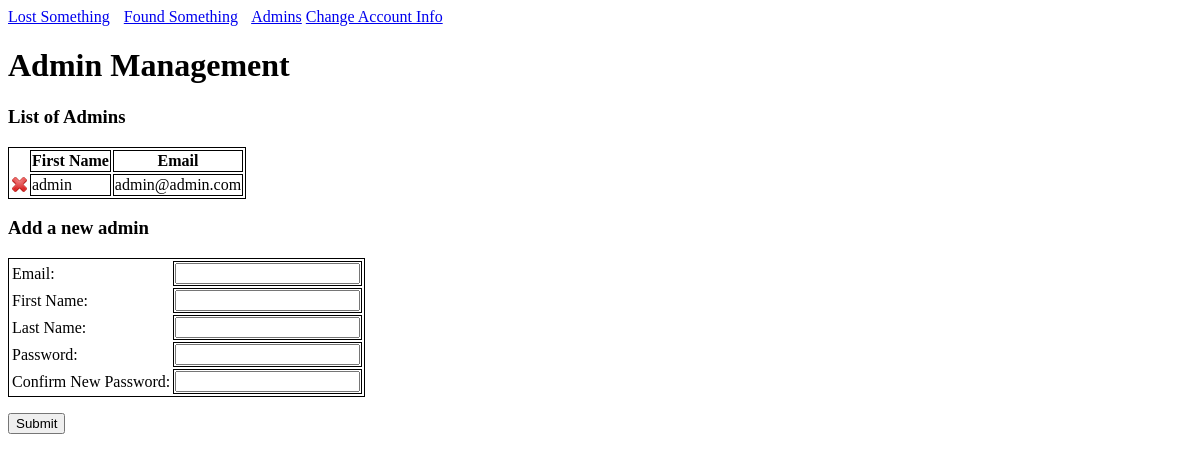
The app's page /adminManagement.php, older data.
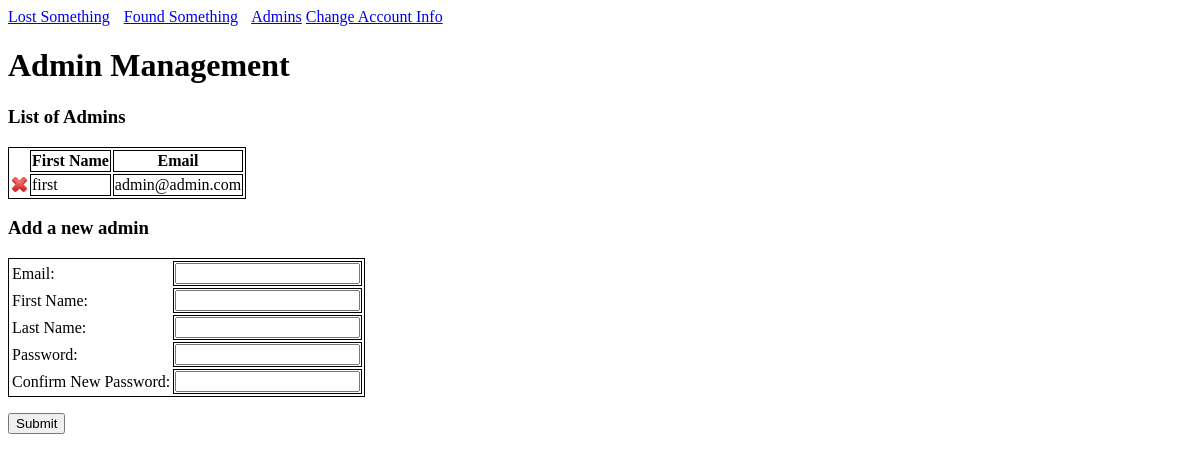
The same page, newer data.
### tables this page shows
CREATE TABLE IF NOT EXISTS users(
	user_id INT UNSIGNED AUTO_INCREMENT,
	first_name VARCHAR(20) NOT NULL,
	last_name VARCHAR(20) NOT NULL,
	email VARCHAR(60) NOT NULL UNIQUE,
	pass VARCHAR(60000) NOT NULL,
	reg_date DATETIME NOT NULL,
	PRIMARY KEY (user_id)
);

### adminManagement.php (the view, shortened to what this page needs)
<!DOCTYPE html>
<html>
<head>
</head>
<body>
<a href='./lost.php' style='margin-right:10px'>Lost Something</a>
<a href='./found.php' style='margin-right:10px'>Found Something</a>
<a href='./admin.php'>Admins</a>
<a href='./accountChanges.php'>Change Account Info</a>
<h1>Admin Management</h1>
<?php
require( 'includes/connect_db.php' ) ;
$query = 'SELECT user_id, first_name, email FROM users ORDER BY user_id DESC' ;
$results = mysqli_query($dbc, $query) ;
if( $results )
{
  echo '<h3>List of Admins</h3>' ;
  echo '<TABLE class="list">';
  echo '<TR>';
  echo '<TH class="none"></TH>' ;
  echo '<TH>First Name</TH>';
  echo '<TH>Email</TH>';
  echo '</TR>';
  while ( $row = mysqli_fetch_array( $results , MYSQLI_ASSOC ) )
  {
	$id = $row['user_id'] ;
    echo '<TR>' ;
	echo '<TD class = "none"> <form action="adminManagement.php" method="POST"> <input type="hidden" name="remove" value = "' . $id . '"> <input type="submit" value = "" class = "redButton"> </form> </TD>' ;
    echo '<TD>' . $row['first_name'] . '</TD>' ;
    echo '<TD>' . $row['email'] . '</TD>';
	echo '</TR>' ;
  }
  echo '</TABLE>';
}
else
{
  echo '<p>' . mysqli_error( $dbc ) . '</p>'  ;
}
?>
<h3> Add a new admin </h3>
<form action="adminManagement.php" method="POST">
<table class = "list">
<tr><td class = "none">Email:</td><td><input type="text" name="email"></td></tr>
<tr><td class = "none">First Name:</td><td><input type="text" name="fname"></td></tr>
<tr><td class = "none">Last Name:</td><td><input type="text" name="lname"></td></tr>
<tr><td class = "none">Password:</td><td><input type="text" name="pass"></td></tr>
<tr><td class = "none">Confirm New Password:</td><td><input type="text" name="confirmpass"></td></tr>
</table>
<p><input type="submit" ></p>
</form>
</body>
</html>

Row changes from the older to the newer data that the page shows:
changed users "admin@admin.com": first_name "admin" → "first"
